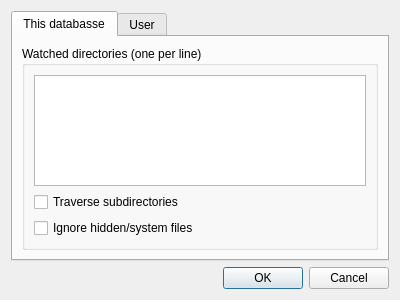
<?xml version="1.0" encoding="UTF-8"?>
<ui version="4.0">
 <class>SettingsDialog</class>
 <widget class="QDialog" name="SettingsDialog">
  <property name="geometry">
   <rect>
    <x>0</x>
    <y>0</y>
    <width>400</width>
    <height>300</height>
   </rect>
  </property>
  <property name="windowTitle">
   <string>qTaggle Settings</string>
  </property>
  <property name="modal">
   <bool>true</bool>
  </property>
  <layout class="QVBoxLayout" name="verticalLayout">
   <item>
    <widget class="QTabWidget" name="tabWidget">
     <property name="currentIndex">
      <number>0</number>
     </property>
     <widget class="QWidget" name="dbTab">
      <property name="enabled">
       <bool>true</bool>
      </property>
      <attribute name="title">
       <string>This databasse</string>
      </attribute>
      <layout class="QVBoxLayout" name="verticalLayout_2">
       <item>
        <widget class="QGroupBox" name="groupBox">
         <property name="enabled">
          <bool>true</bool>
         </property>
         <property name="title">
          <string>Watched directories (one per line)</string>
         </property>
         <layout class="QVBoxLayout" name="verticalLayout_3">
          <item>
           <widget class="PlainTextListEdit" name="plainTextEdit"/>
          </item>
          <item>
           <widget class="QCheckBox" name="checkBox">
            <property name="text">
             <string>Traverse subdirectories</string>
            </property>
           </widget>
          </item>
          <item>
           <widget class="QCheckBox" name="checkBox_2">
            <property name="text">
             <string>Ignore hidden/system files</string>
            </property>
           </widget>
          </item>
         </layout>
        </widget>
       </item>
      </layout>
     </widget>
     <widget class="QWidget" name="userTab">
      <attribute name="title">
       <string>User</string>
      </attribute>
     </widget>
    </widget>
   </item>
   <item>
    <widget class="QDialogButtonBox" name="buttonBox">
     <property name="standardButtons">
      <set>QDialogButtonBox::StandardButton::Cancel|QDialogButtonBox::StandardButton::Ok</set>
     </property>
    </widget>
   </item>
  </layout>
 </widget>
 <customwidgets>
  <customwidget>
   <class>PlainTextListEdit</class>
   <extends>QPlainTextEdit</extends>
   <header>app/gui/helper/plaintextlistedit.h</header>
  </customwidget>
 </customwidgets>
 <resources/>
 <connections/>
</ui>
